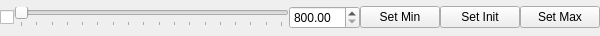
<?xml version="1.0" encoding="UTF-8"?>
<ui version="4.0">
 <class>Form</class>
 <widget class="QWidget" name="Form">
  <property name="geometry">
   <rect>
    <x>0</x>
    <y>0</y>
    <width>600</width>
    <height>36</height>
   </rect>
  </property>
  <property name="windowTitle">
   <string>Form</string>
  </property>
  <property name="toolTip">
   <string>Enable Motor</string>
  </property>
  <layout class="QVBoxLayout" name="verticalLayout">
   <property name="spacing">
    <number>0</number>
   </property>
   <property name="margin">
    <number>0</number>
   </property>
   <item>
    <layout class="QHBoxLayout" name="horizontalLayout">
     <property name="spacing">
      <number>0</number>
     </property>
     <item>
      <widget class="QCheckBox" name="enableCheckBox">
       <property name="whatsThis">
        <string>Enable Motor</string>
       </property>
       <property name="text">
        <string/>
       </property>
      </widget>
     </item>
     <item>
      <widget class="MotorValueSlider" name="motorValueSlider">
       <property name="enabled">
        <bool>true</bool>
       </property>
       <property name="toolTip">
        <string>Slide it to change motor target position</string>
       </property>
       <property name="autoFillBackground">
        <bool>true</bool>
       </property>
       <property name="minimum">
        <number>3200</number>
       </property>
       <property name="maximum">
        <number>10000</number>
       </property>
       <property name="singleStep">
        <number>4</number>
       </property>
       <property name="pageStep">
        <number>40</number>
       </property>
       <property name="orientation">
        <enum>Qt::Horizontal</enum>
       </property>
       <property name="tickPosition">
        <enum>QSlider::TicksBelow</enum>
       </property>
       <property name="tickInterval">
        <number>400</number>
       </property>
      </widget>
     </item>
     <item>
      <widget class="QDoubleSpinBox" name="motorValueDoubleSpinBox">
       <property name="enabled">
        <bool>true</bool>
       </property>
       <property name="toolTip">
        <string>Motor target position</string>
       </property>
       <property name="minimum">
        <double>800.000000000000000</double>
       </property>
       <property name="maximum">
        <double>2500.000000000000000</double>
       </property>
      </widget>
     </item>
     <item>
      <widget class="QPushButton" name="setMinButton">
       <property name="toolTip">
        <string>Set the current position as mininum position</string>
       </property>
       <property name="text">
        <string>Set Min</string>
       </property>
      </widget>
     </item>
     <item>
      <widget class="QPushButton" name="setInitButton">
       <property name="toolTip">
        <string>Set the current position as initial position</string>
       </property>
       <property name="text">
        <string>Set Init</string>
       </property>
      </widget>
     </item>
     <item>
      <widget class="QPushButton" name="setMaxButton">
       <property name="toolTip">
        <string>Set the current position as maximum position</string>
       </property>
       <property name="text">
        <string>Set Max</string>
       </property>
      </widget>
     </item>
    </layout>
   </item>
  </layout>
 </widget>
 <customwidgets>
  <customwidget>
   <class>MotorValueSlider</class>
   <extends>QSlider</extends>
   <header>motorvalueslider.h</header>
  </customwidget>
 </customwidgets>
 <resources/>
 <connections/>
</ui>
